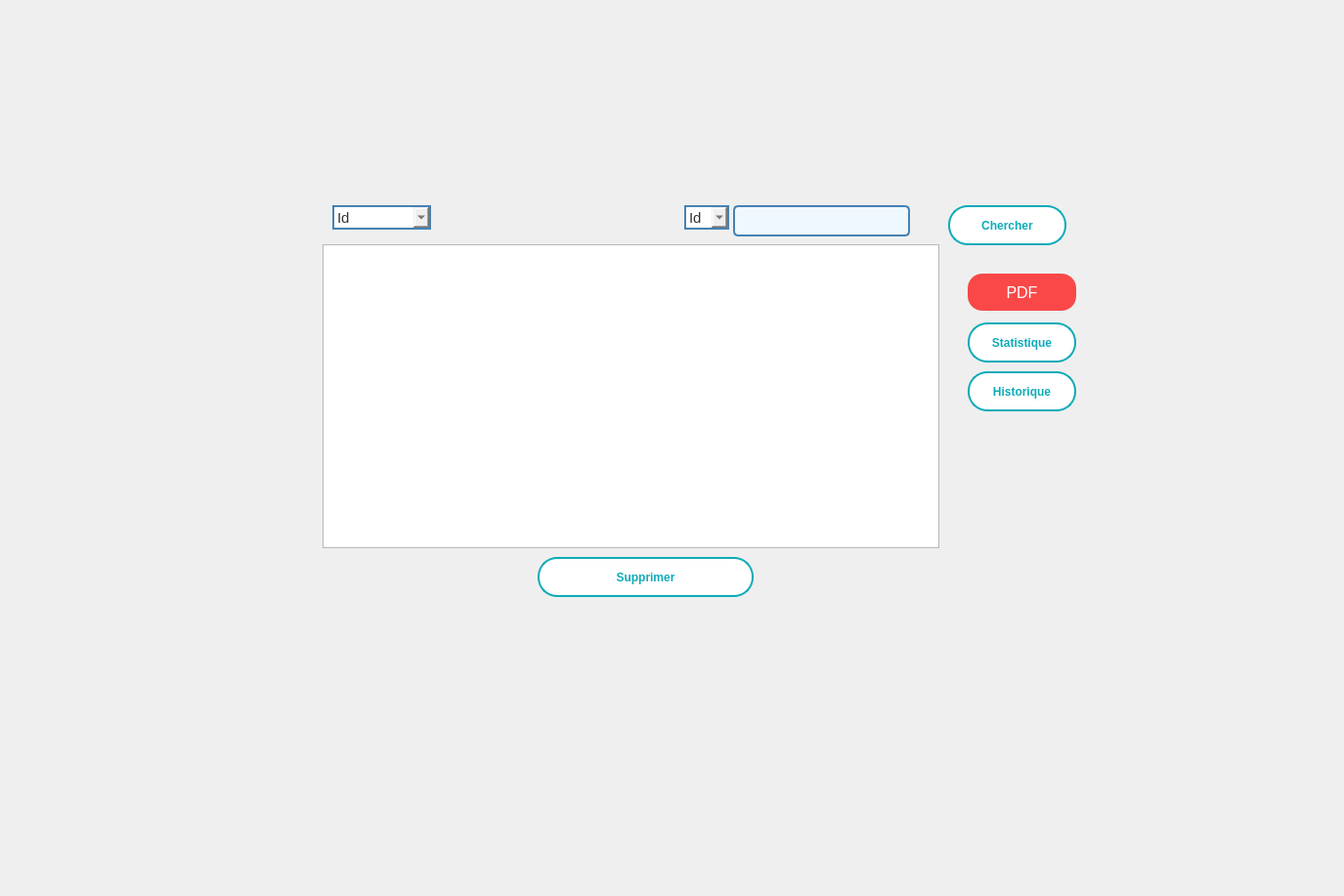
      <widget class="QWidget" name="tab_2">
       <property name="minimumSize">
        <size>
         <width>1366</width>
         <height>768</height>
        </size>
       </property>
       <attribute name="title">
        <string>afficher</string>
       </attribute>
       <widget class="QPushButton" name="supprimer_form">
        <property name="geometry">
         <rect>
          <x>550</x>
          <y>570</y>
          <width>221</width>
          <height>41</height>
         </rect>
        </property>
        <property name="styleSheet">
         <string notr="true">/* Styles généraux du bouton */
QPushButton {
    background-color: #ffffff; /* Bleu clair pour représenter l'eau */
    border: 2px solid #0EABB8; /* Bordure bleue */
    color: #0EABB8; /* Texte blanc */
    padding: 10px ; /* Espacement intérieur */

    font-weight: bold; /* Police en gras */
    border-radius: 20px; /* Bordure arrondie */
    outline: none; /* Supprime la bordure de focus */
  
    overflow: hidden; /* Cache le contenu débordant */
    transition: background-color 0.3s, color 0.3s; /* Transition des couleurs */
}

/* Style au survol du bouton */
QPushButton:hover {
    background-color: #0EABB8; /* Fond devient blanc */
    color: #ffffff; /* Texte devient bleu clair */
}

/* Style au clic du bouton */
QPushButton:pressed {
    background-color: #0EABB8; /* Bleu foncé lors du clic */
    color: #f8f8f8; /* Texte blanc lors du clic */
}

/* Animation pour le pseudo-élément :after */
QPushButton::after {
    content: ''; /* Contenu vide */
    position: absolute; /* Position absolue */
    width: 100%; /* Largeur à 100% */
    height: 100%; /* Hauteur à 100% */
    background-color: rgba(255, 255, 255, 0.3); /* Fond semi-transparent */
    top: 50%; /* Positionnement au centre vertical */
    left: 50%; /* Positionnement au centre horizontal */
    border-radius: 50%; /* Bordure arrondie */
    transform: translate(-50%, -50%) scale(0); /* Réduit l'échelle à 0 */
    transition: transform 0.5s ease; /* Transition de l'échelle */
}

/* Animation au survol du bouton */
QPushButton:hover::after {
    transform: translate(-50%, -50%) scale(2); /* Augmente l'échelle à 2 */
}
</string>
        </property>
        <property name="text">
         <string>Supprimer</string>
        </property>
       </widget>
       <widget class="QPushButton" name="historique_formation">
        <property name="geometry">
         <rect>
          <x>990</x>
          <y>380</y>
          <width>111</width>
          <height>41</height>
         </rect>
        </property>
        <property name="styleSheet">
         <string notr="true">/* Styles généraux du bouton */
QPushButton {
    background-color: #ffffff; /* Bleu clair pour représenter l'eau */
    border: 2px solid #0EABB8; /* Bordure bleue */
    color: #0EABB8; /* Texte blanc */
    padding: 10px ; /* Espacement intérieur */

    font-weight: bold; /* Police en gras */
    border-radius: 20px; /* Bordure arrondie */
    outline: none; /* Supprime la bordure de focus */
  
    overflow: hidden; /* Cache le contenu débordant */
    transition: background-color 0.3s, color 0.3s; /* Transition des couleurs */
}

/* Style au survol du bouton */
QPushButton:hover {
    background-color: #0EABB8; /* Fond devient blanc */
    color: #ffffff; /* Texte devient bleu clair */
}

/* Style au clic du bouton */
QPushButton:pressed {
    background-color: #0EABB8; /* Bleu foncé lors du clic */
    color: #f8f8f8; /* Texte blanc lors du clic */
}

/* Animation pour le pseudo-élément :after */
QPushButton::after {
    content: ''; /* Contenu vide */
    position: absolute; /* Position absolue */
    width: 100%; /* Largeur à 100% */
    height: 100%; /* Hauteur à 100% */
    background-color: rgba(255, 255, 255, 0.3); /* Fond semi-transparent */
    top: 50%; /* Positionnement au centre vertical */
    left: 50%; /* Positionnement au centre horizontal */
    border-radius: 50%; /* Bordure arrondie */
    transform: translate(-50%, -50%) scale(0); /* Réduit l'échelle à 0 */
    transition: transform 0.5s ease; /* Transition de l'échelle */
}

/* Animation au survol du bouton */
QPushButton:hover::after {
    transform: translate(-50%, -50%) scale(2); /* Augmente l'échelle à 2 */
}
</string>
        </property>
        <property name="text">
         <string>Historique</string>
        </property>
       </widget>
       <widget class="QPushButton" name="stat_formation">
        <property name="geometry">
         <rect>
          <x>990</x>
          <y>330</y>
          <width>111</width>
          <height>41</height>
         </rect>
        </property>
        <property name="styleSheet">
         <string notr="true">/* Styles généraux du bouton */
QPushButton {
    background-color: #ffffff; /* Bleu clair pour représenter l'eau */
    border: 2px solid #0EABB8; /* Bordure bleue */
    color: #0EABB8; /* Texte blanc */
    padding: 10px ; /* Espacement intérieur */

    font-weight: bold; /* Police en gras */
    border-radius: 20px; /* Bordure arrondie */
    outline: none; /* Supprime la bordure de focus */
  
    overflow: hidden; /* Cache le contenu débordant */
    transition: background-color 0.3s, color 0.3s; /* Transition des couleurs */
}

/* Style au survol du bouton */
QPushButton:hover {
    background-color: #0EABB8; /* Fond devient blanc */
    color: #ffffff; /* Texte devient bleu clair */
}

/* Style au clic du bouton */
QPushButton:pressed {
    background-color: #0EABB8; /* Bleu foncé lors du clic */
    color: #f8f8f8; /* Texte blanc lors du clic */
}

/* Animation pour le pseudo-élément :after */
QPushButton::after {
    content: ''; /* Contenu vide */
    position: absolute; /* Position absolue */
    width: 100%; /* Largeur à 100% */
    height: 100%; /* Hauteur à 100% */
    background-color: rgba(255, 255, 255, 0.3); /* Fond semi-transparent */
    top: 50%; /* Positionnement au centre vertical */
    left: 50%; /* Positionnement au centre horizontal */
    border-radius: 50%; /* Bordure arrondie */
    transform: translate(-50%, -50%) scale(0); /* Réduit l'échelle à 0 */
    transition: transform 0.5s ease; /* Transition de l'échelle */
}

/* Animation au survol du bouton */
QPushButton:hover::after {
    transform: translate(-50%, -50%) scale(2); /* Augmente l'échelle à 2 */
}
</string>
        </property>
        <property name="text">
         <string>Statistique</string>
        </property>
       </widget>
       <widget class="QPushButton" name="PDF">
        <property name="geometry">
         <rect>
          <x>990</x>
          <y>280</y>
          <width>111</width>
          <height>38</height>
         </rect>
        </property>
        <property name="styleSheet">
         <string notr="true">/* Style général du QPushButton */
QPushButton {
    border: none; /* Pas de bordure */
    border-radius: 15px; /* Coins arrondis */
    padding: 10px; /* Espace intérieur */
    font-size: 16px; /* Taille de la police */
    font-family: &quot;Arial&quot;, sans-serif; /* Police de caractère */
    color: #FFFFFF; /* Couleur du texte */
    background-color: rgba(255, 0, 0, 0.7); /* Couleur de fond rouge transparente */
    transition: background-color 0.5s, opacity 0.5s; /* Transition pour la couleur de fond et l'opacité */
}

/* Style de l'icône */
QPushButton::icon {
    width: 50px; /* Largeur de l'icône */
    height: 50px; /* Hauteur de l'icône */
    margin-right: 10px; /* Marge à droite de l'icône */
    border: 2px solid red; /* Bordure rouge autour de l'icône */
}

/* Style lorsque le bouton est survolé */
QPushButton:hover {
    background-color: rgba(255, 0, 0, 0.9); /* Couleur de fond rouge transparente plus foncée au survol */
}

/* Style lorsque le bouton est enfoncé */
QPushButton:pressed {
    background-color: rgba(255, 0, 0, 1); /* Couleur de fond rouge transparente pleine lorsqu'enfoncé */
    opacity: 1; /* Réduire légèrement l'opacité lors de l'enfoncement */
}

</string>
        </property>
        <property name="text">
         <string>PDF</string>
        </property>
       </widget>
       <widget class="QTableView" name="tabView_formation">
        <property name="geometry">
         <rect>
          <x>330</x>
          <y>250</y>
          <width>631</width>
          <height>311</height>
         </rect>
        </property>
       </widget>
       <widget class="QComboBox" name="tri_form">
        <property name="geometry">
         <rect>
          <x>340</x>
          <y>210</y>
          <width>101</width>
          <height>25</height>
         </rect>
        </property>
        <property name="styleSheet">
         <string notr="true">QComboBox {
    border: 2px solid #4682B4; /* Bordure de couleur 0EABB8 */
    font-size: 15px; /* Taille de la police */
    color: #333; /* Couleur du texte */
}</string>
        </property>
        <item>
         <property name="text">
          <string>Id</string>
         </property>
        </item>
        <item>
         <property name="text">
          <string>Prix</string>
         </property>
        </item>
        <item>
         <property name="text">
          <string>DateD</string>
         </property>
        </item>
       </widget>
       <widget class="QComboBox" name="itemToSearch">
        <property name="geometry">
         <rect>
          <x>700</x>
          <y>210</y>
          <width>46</width>
          <height>25</height>
         </rect>
        </property>
        <property name="styleSheet">
         <string notr="true">QComboBox {
    border: 2px solid #4682B4; /* Bordure de couleur 0EABB8 */
    font-size: 15px; /* Taille de la police */
    color: #333; /* Couleur du texte */
}</string>
        </property>
        <item>
         <property name="text">
          <string>Id</string>
         </property>
        </item>
        <item>
         <property name="text">
          <string>Prix</string>
         </property>
        </item>
       </widget>
       <widget class="QLineEdit" name="recherche_formation">
        <property name="geometry">
         <rect>
          <x>750</x>
          <y>210</y>
          <width>181</width>
          <height>32</height>
         </rect>
        </property>
        <property name="font">
         <font>
          <family>Arial</family>
          <pointsize>-1</pointsize>
         </font>
        </property>
        <property name="styleSheet">
         <string notr="true">/* Style général du formulaire */
QLineEdit {
    border: 2px solid #4682B4; /* Bordure bleue */
    border-radius: 5px; /* Coins arrondis */
    padding: 5px; /* Espace intérieur */
    font-size: 14px; /* Taille de la police */
    font-family: &quot;Arial&quot;, sans-serif; /* Police de caractère */
    color: #4682B4; /* Couleur du texte */
    background-color: #F0F8FF; /* Couleur de fond */
}

/* Style lorsque le champ de formulaire est en focus */
QLineEdit:focus {
    border-color: #1E90FF; /* Bordure bleu clair en focus */
}

/* Style pour les champs désactivés */
QLineEdit:disabled {
    color: #808080; /* Texte gris pour les champs désactivés */
    background-color: #F5F5F5; /* Fond gris clair pour les champs désactivés */
}
</string>
        </property>
       </widget>
       <widget class="QPushButton" name="chercher_formation">
        <property name="geometry">
         <rect>
          <x>970</x>
          <y>210</y>
          <width>121</width>
          <height>41</height>
         </rect>
        </property>
        <property name="styleSheet">
         <string notr="true">/* Styles généraux du bouton */
QPushButton {
    background-color: #ffffff; /* Bleu clair pour représenter l'eau */
    border: 2px solid #0EABB8; /* Bordure bleue */
    color: #0EABB8; /* Texte blanc */
    padding: 10px ; /* Espacement intérieur */

    font-weight: bold; /* Police en gras */
    border-radius: 20px; /* Bordure arrondie */
    outline: none; /* Supprime la bordure de focus */
  
    overflow: hidden; /* Cache le contenu débordant */
    transition: background-color 0.3s, color 0.3s; /* Transition des couleurs */
}

/* Style au survol du bouton */
QPushButton:hover {
    background-color: #0EABB8; /* Fond devient blanc */
    color: #ffffff; /* Texte devient bleu clair */
}

/* Style au clic du bouton */
QPushButton:pressed {
    background-color: #0EABB8; /* Bleu foncé lors du clic */
    color: #f8f8f8; /* Texte blanc lors du clic */
}

/* Animation pour le pseudo-élément :after */
QPushButton::after {
    content: ''; /* Contenu vide */
    position: absolute; /* Position absolue */
    width: 100%; /* Largeur à 100% */
    height: 100%; /* Hauteur à 100% */
    background-color: rgba(255, 255, 255, 0.3); /* Fond semi-transparent */
    top: 50%; /* Positionnement au centre vertical */
    left: 50%; /* Positionnement au centre horizontal */
    border-radius: 50%; /* Bordure arrondie */
    transform: translate(-50%, -50%) scale(0); /* Réduit l'échelle à 0 */
    transition: transform 0.5s ease; /* Transition de l'échelle */
}

/* Animation au survol du bouton */
QPushButton:hover::after {
    transform: translate(-50%, -50%) scale(2); /* Augmente l'échelle à 2 */
}
</string>
        </property>
        <property name="text">
         <string>Chercher</string>
        </property>
       </widget>
       <widget class="QLabel" name="background_17">
        <property name="geometry">
         <rect>
          <x>0</x>
          <y>0</y>
          <width>1366</width>
          <height>768</height>
         </rect>
        </property>
        <property name="text">
         <string/>
        </property>
        <property name="pixmap">
         <pixmap resource="../image/image.qrc">:/background_3.png</pixmap>
        </property>
        <property name="scaledContents">
         <bool>true</bool>
        </property>
       </widget>
       <widget class="QLabel" name="label_4">
        <property name="geometry">
         <rect>
          <x>0</x>
          <y>140</y>
          <width>1366</width>
          <height>768</height>
         </rect>
        </property>
        <property name="text">
         <string/>
        </property>
        <property name="pixmap">
         <pixmap>../background_2.png</pixmap>
        </property>
        <property name="scaledContents">
         <bool>true</bool>
        </property>
       </widget>
       <zorder>label_4</zorder>
       <zorder>background_17</zorder>
       <zorder>supprimer_form</zorder>
       <zorder>historique_formation</zorder>
       <zorder>stat_formation</zorder>
       <zorder>PDF</zorder>
       <zorder>tabView_formation</zorder>
       <zorder>tri_form</zorder>
       <zorder>itemToSearch</zorder>
       <zorder>recherche_formation</zorder>
       <zorder>chercher_formation</zorder>
      </widget>
